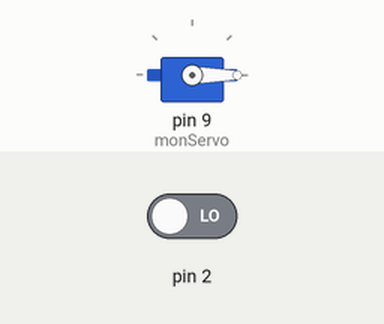
The sketch below on a simulated Arduino Uno, built with avr-gcc and run on an emulated ATmega328P. On the bench: servo. Inputs (shaded band) come from the test bench; at power-on: pin 2 LOW.

Above: at 1.2 s.
1.3 s: pin 2 driven HIGH
At 1.8 s:
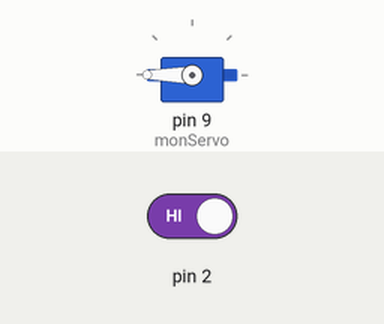
4.3 s: pin 2 driven LOW
At 4.8 s:
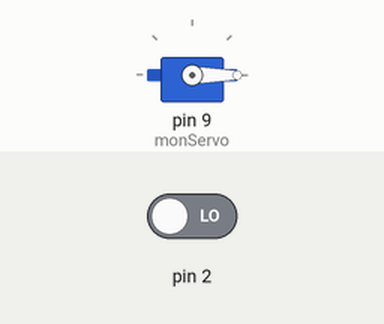
Timing chart, 0 to 7.3 s (numbered marks = the images above; inputs shaded):
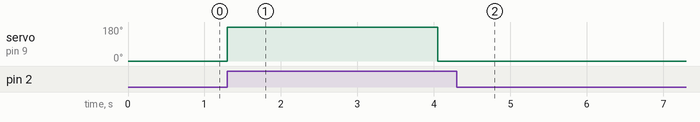

The sketch:

sketch_nov06a.ino
```cpp
      #include <Servo.h>

    Servo monServo;
    int positionServo=0;
    int etatbouton=0;

    void setup()
    {
      pinMode(2,INPUT);
      monServo.attach(9);
      monServo.write(positionServo);
    }
    void loop()
   {
     etatbouton=digitalRead(2);
     if(etatbouton!=0){
       ouvrirRobinetCroquettes(2750);
       fermerRobinetCroquettes();
     }
   }

   void ouvrirRobinetCroquettes(int tempsAttente){
       positionServo = 180;
       monServo.write(positionServo);
       delay(tempsAttente);
   }


   void fermerRobinetCroquettes(){
      positionServo = -180;
       monServo.write(positionServo);
       int tempsAttente = 250;
       delay(tempsAttente);

   }
```

Measured:
- after the input at 1.3 s, servo on pin 9 (monServo): 0° → 180° at once, → 0° 2.8 s later
- after the input at 4.3 s, servo on pin 9 (monServo): stops changing and stays 0°
